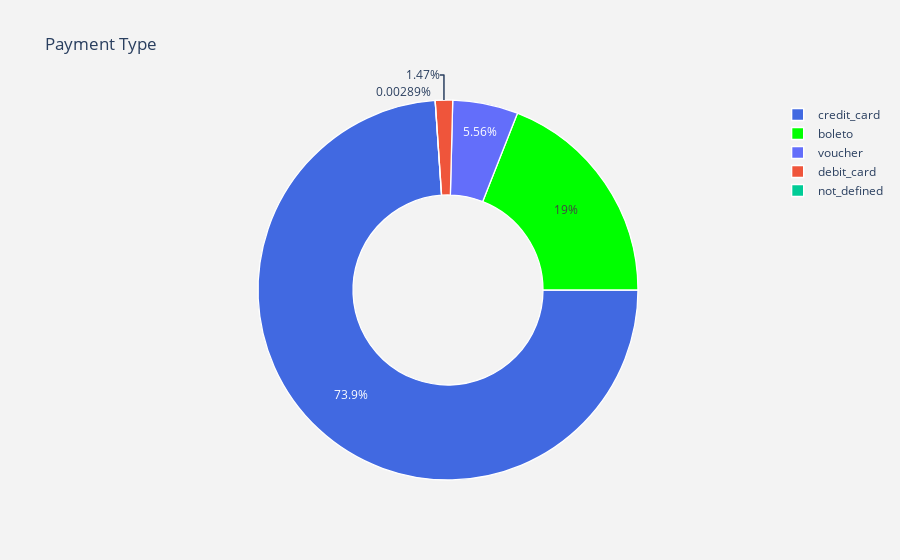

The cell this chart's notebook holds for it:
### Markdown cell above
# Payment Type

### Code cell
lab = olist_order_payments["payment_type"].value_counts().keys().tolist()
#values
val = olist_order_payments["payment_type"].value_counts().values.tolist()

trace = go.Pie(labels = lab ,
               values = val ,
               marker = dict(colors =  [ 'royalblue' ,'lime'],
                             line = dict(color = "white",
                                         width =  1.3)
                            ),
               rotation = 90,
               hoverinfo = "label+value+text",
               hole = .5
              )
layout = go.Layout(dict(title = "Payment Type",
                        plot_bgcolor  = "rgb(243,243,243)",
                        paper_bgcolor = "rgb(243,243,243)",
                       )
                  )

data = [trace]
fig = go.Figure(data = data,layout = layout)
py.iplot(fig)

### Figure 1 — Plotly figure (JSON) as saved in the notebook; plotly's stock layout.template omitted (floating-point values rounded to 4 significant figures)
{"data": [{"hole": 0.5, "hoverinfo": "label+value+text", "labels": ["credit_card", "boleto", "voucher", "debit_card", "not_defined"], "marker": {"colors": ["royalblue", "lime"], "line": {"color": "white", "width": 1.3}}, "rotation": 90, "type": "pie", "values": [76795, 19784, 5775, 1529, 3]}], "layout": {"paper_bgcolor": "rgb(243,243,243)", "plot_bgcolor": "rgb(243,243,243)", "title": {"text": "Payment Type"}}}
